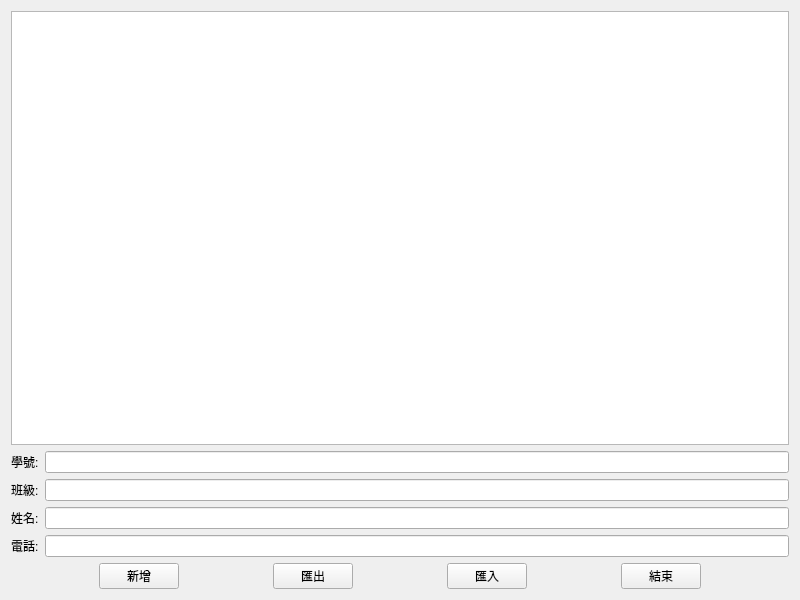
<?xml version="1.0" encoding="UTF-8"?>
<ui version="4.0">
 <class>MyWidget</class>
 <widget class="QWidget" name="MyWidget">
  <property name="geometry">
   <rect>
    <x>0</x>
    <y>0</y>
    <width>800</width>
    <height>600</height>
   </rect>
  </property>
  <property name="windowTitle">
   <string>MyWidget</string>
  </property>
  <layout class="QVBoxLayout" name="verticalLayout">
   <item>
    <widget class="QTableWidget" name="tableWidget"/>
   </item>
   <item>
    <layout class="QFormLayout" name="formLayout">
     <item row="0" column="0">
      <widget class="QLabel" name="label">
       <property name="text">
        <string>學號:</string>
       </property>
      </widget>
     </item>
     <item row="0" column="1">
      <widget class="QLineEdit" name="lineEdit"/>
     </item>
     <item row="1" column="0">
      <widget class="QLabel" name="label_2">
       <property name="text">
        <string>班級:</string>
       </property>
      </widget>
     </item>
     <item row="1" column="1">
      <widget class="QLineEdit" name="lineEdit_2"/>
     </item>
     <item row="2" column="0">
      <widget class="QLabel" name="label_3">
       <property name="text">
        <string>姓名:</string>
       </property>
      </widget>
     </item>
     <item row="2" column="1">
      <widget class="QLineEdit" name="lineEdit_3"/>
     </item>
     <item row="3" column="0">
      <widget class="QLabel" name="label_4">
       <property name="text">
        <string>電話:</string>
       </property>
      </widget>
     </item>
     <item row="3" column="1">
      <widget class="QLineEdit" name="lineEdit_4"/>
     </item>
    </layout>
   </item>
   <item>
    <layout class="QHBoxLayout" name="horizontalLayout">
     <item>
      <spacer name="horizontalSpacer">
       <property name="orientation">
        <enum>Qt::Orientation::Horizontal</enum>
       </property>
       <property name="sizeHint" stdset="0">
        <size>
         <width>40</width>
         <height>20</height>
        </size>
       </property>
      </spacer>
     </item>
     <item>
      <widget class="QPushButton" name="pushButton">
       <property name="text">
        <string>新增</string>
       </property>
      </widget>
     </item>
     <item>
      <spacer name="horizontalSpacer_2">
       <property name="orientation">
        <enum>Qt::Orientation::Horizontal</enum>
       </property>
       <property name="sizeHint" stdset="0">
        <size>
         <width>40</width>
         <height>20</height>
        </size>
       </property>
      </spacer>
     </item>
     <item>
      <widget class="QPushButton" name="pushButton_2">
       <property name="text">
        <string>匯出</string>
       </property>
      </widget>
     </item>
     <item>
      <spacer name="horizontalSpacer_5">
       <property name="orientation">
        <enum>Qt::Orientation::Horizontal</enum>
       </property>
       <property name="sizeHint" stdset="0">
        <size>
         <width>40</width>
         <height>20</height>
        </size>
       </property>
      </spacer>
     </item>
     <item>
      <widget class="QPushButton" name="pushButton_3">
       <property name="text">
        <string>匯入</string>
       </property>
      </widget>
     </item>
     <item>
      <spacer name="horizontalSpacer_4">
       <property name="orientation">
        <enum>Qt::Orientation::Horizontal</enum>
       </property>
       <property name="sizeHint" stdset="0">
        <size>
         <width>40</width>
         <height>20</height>
        </size>
       </property>
      </spacer>
     </item>
     <item>
      <widget class="QPushButton" name="pushButton_4">
       <property name="text">
        <string>結束</string>
       </property>
      </widget>
     </item>
     <item>
      <spacer name="horizontalSpacer_3">
       <property name="orientation">
        <enum>Qt::Orientation::Horizontal</enum>
       </property>
       <property name="sizeHint" stdset="0">
        <size>
         <width>40</width>
         <height>20</height>
        </size>
       </property>
      </spacer>
     </item>
    </layout>
   </item>
  </layout>
 </widget>
 <resources/>
 <connections/>
</ui>
